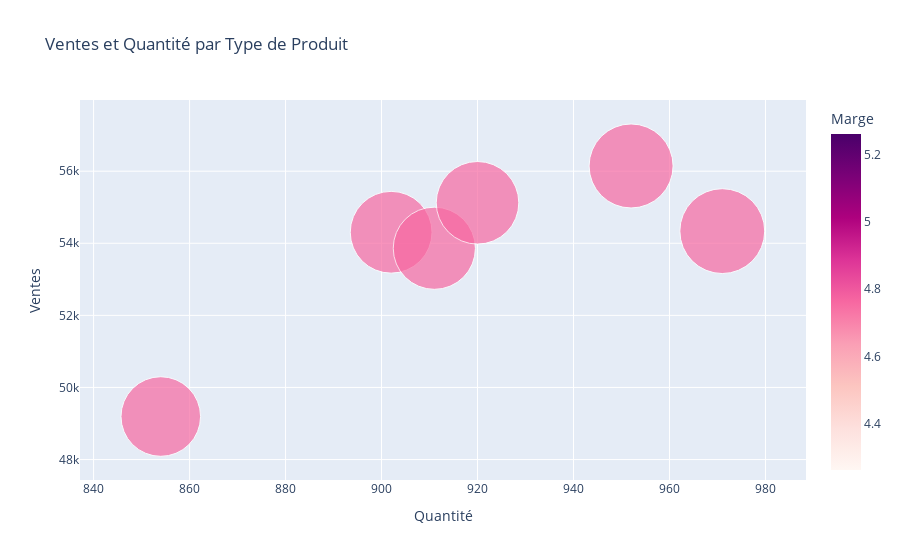

Notebook code cell kept with this figure:
### Code cell
import pandas as pd
import plotly.express as px

# Chargement de ton jeu de données (je suppose que tu as déjà chargé ton fichier dans un DataFrame appelé 'df')
# df = pd.read_csv('ton_fichier.csv') # Si tu lis le fichier depuis un CSV

# On peut grouper les données par produit pour avoir les ventes totales et les quantités totales par produit
df_grouped = df.groupby('Product line').agg(
    Ventes=('Total', 'sum'), 
    Quantité=('Quantity', 'sum'), 
    Marge=('gross margin percentage', 'mean')
).reset_index()

# Création du graphique à bulles avec une palette de couleurs rose-violet
fig = px.scatter(
    df_grouped, 
    x='Quantité', 
    y='Ventes', 
    size='Quantité', 
    color='Marge', 
    hover_name='Product line',
    size_max=60, 
    color_continuous_scale='RdPu',  # Palette rose-violet
    title="Ventes et Quantité par Type de Produit"
)

# Affichage du graphique
fig.show()

### Figure 1 — Plotly figure (JSON) as saved in the notebook; plotly's stock layout.template omitted (floating-point values rounded to 4 significant figures)
{"data": [{"hovertemplate": "<b>%{hovertext}</b><br><br>Quantité=%{marker.size}<br>Ventes=%{y}<br>Marge=%{marker.color}<extra></extra>", "hovertext": ["Electronic accessories", "Fashion accessories", "Food and beverages", "Health and beauty", "Home and lifestyle", "Sports and travel"], "legendgroup": "", "marker": {"color": [4.762, 4.762, 4.762, 4.762, 4.762, 4.762], "coloraxis": "coloraxis", "size": [971, 902, 952, 854, 911, 920], "sizemode": "area", "sizeref": 0.2697, "symbol": "circle"}, "mode": "markers", "name": "", "orientation": "v", "showlegend": false, "type": "scatter", "x": [971, 902, 952, 854, 911, 920], "xaxis": "x", "y": [54340.0, 54310.0, 56140.0, 49190.0, 53860.0, 55120.0], "yaxis": "y"}], "layout": {"autosize": true, "coloraxis": {"colorbar": {"title": {"text": "Marge"}}, "colorscale": [[0, "rgb(255,247,243)"], [0.125, "rgb(253,224,221)"], [0.25, "rgb(252,197,192)"], [0.375, "rgb(250,159,181)"], [0.5, "rgb(247,104,161)"], [0.625, "rgb(221,52,151)"], [0.75, "rgb(174,1,126)"], [0.875, "rgb(122,1,119)"], [1, "rgb(73,0,106)"]]}, "legend": {"itemsizing": "constant", "tracegroupgap": 0}, "title": {"text": "Ventes et Quantité par Type de Produit"}, "xaxis": {"anchor": "y", "autorange": true, "domain": [0, 1], "range": [839.8, 985.7], "title": {"text": "Quantité"}, "type": "linear"}, "yaxis": {"anchor": "x", "autorange": true, "domain": [0, 1], "range": [43920.0, 61660.0], "title": {"text": "Ventes"}, "type": "linear"}}}
